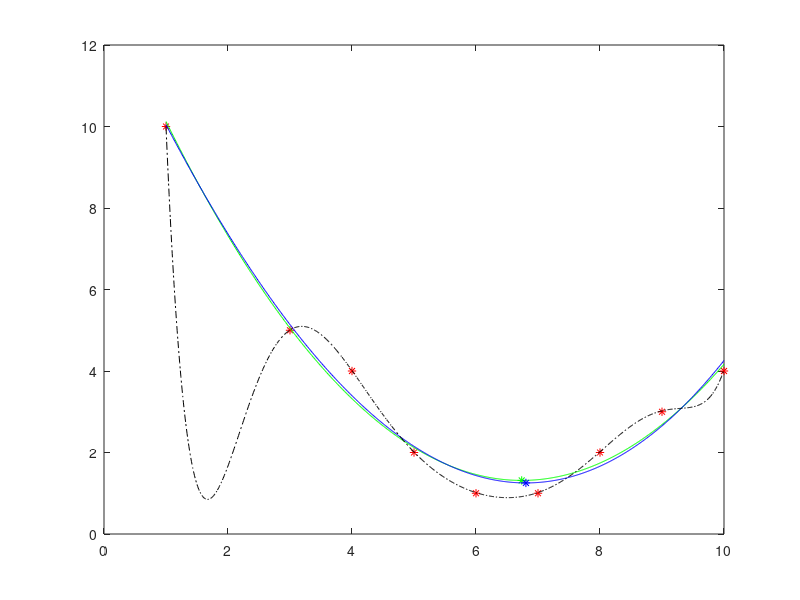

This chart was generated by the following MATLAB code:
clear
clc

% points
figure()
x1 = [1 3 4 5 6 7 8 9 10];
y1 = [10 5 4 2 1 1 2 3 4];
plot(x1,y1,'red*') 
% curve1
x = 1:0.01:10;
f = 0.267571*power(x,2)-3.60531*x+13.4597;
hold on
plot(x,f,'green-')
% min point1
px = 6.73712;
py = 1.31497;
hold on
plot(px,py,'green*')
% curve2
f = 0.00370528*power(x,3)+0.206761*power(x,2)-3.32876*x+13.1633;
hold on
plot(x,f,'blue-')
% min point2
px = 6.805;
py = 1.25338;
hold on
plot(px,py,'blue*')
% curve3
f = 0.000289249*power(x,8)-0.013851*power(x,7)+0.281965*power(x,6)-3.17443*power(x,5)+21.4797*power(x,4)-88.4999*power(x,3)+ 213.172*power(x,2)-268.214*x+134.969;
hold on
plot(x,f,'black-.')